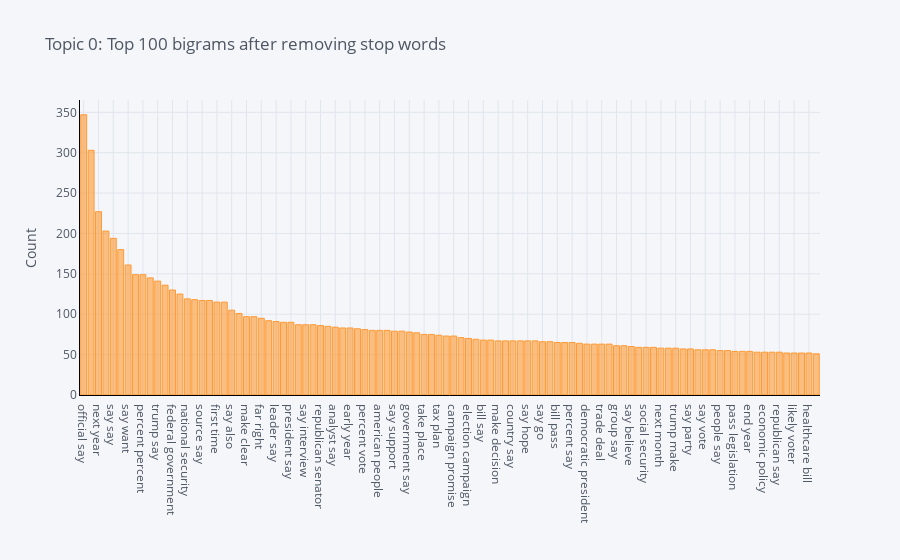

The notebook cell this image was saved under:
### Code cell
plot_model(lda, plot = 'bigram')

### Figure 1 — Plotly figure (JSON) as saved in the notebook; plotly's stock layout.template omitted (floating-point values rounded to 4 significant figures)
{"data": [{"marker": {"color": "rgba(255, 153, 51, 0.6)", "line": {"color": "rgba(255, 153, 51, 1.0)", "width": 1}}, "name": "count", "orientation": "v", "text": "", "type": "bar", "x": ["official say", "say statement", "next year", "presidential election", "say say", "next week", "say want", "also say", "percent percent", "secretary state", "trump say", "former president", "federal government", "spokesman say", "national security", "tax bill", "source say", "take office", "first time", "vice president", "say also", "republican leader", "make clear", "say add", "far right", "statement say", "leader say", "say plan", "president say", "state department", "say interview", "say expect", "republican senator", "say trump", "analyst say", "say think", "early year", "trump campaign", "percent vote", "presidential campaign", "american people", "republican lawmaker", "say support", "aide say", "government say", "say republican", "take place", "year say", "tax plan", "administration official", "campaign promise", "poll show", "election campaign", "say former", "bill say", "senior official", "make decision", "opposition party", "country say", "say government", "say hope", "say make", "say go", "republican president", "bill pass", "party leader", "percent say", "republican party", "democratic president", "new sanction", "trade deal", "recent year", "group say", "general election", "say believe", "former secretary", "social security", "state say", "next month", "lawmaker say", "trump make", "want see", "say party", "say take", "say vote", "election say", "people say", "tax cut", "pass legislation", "say still", "end year", "deal say", "economic policy", "say ask", "republican say", "government official", "likely voter", "expert say", "healthcare bill", "support trump"], "y": [347, 303, 227, 203, 194, 180, 161, 149, 149, 145, 141, 136, 130, 125, 119, 118, 117, 117, 115, 115, 105, 101, 97, 97, 95, 92, 91, 90, 90, 87, 87, 87, 86, 85, 84, 83, 83, 82, 81, 80, 80, 80, 79, 79, 78, 77, 75, 75, 74, 73, 73, 71, 70, 69, 68, 68, 67, 67, 67, 67, 67, 67, 66, 66, 65, 65, 65, 64, 63, 63, 63, 63, 61, 61, 60, 59, 59, 59, 58, 58, 58, 57, 57, 56, 56, 56, 55, 55, 54, 54, 54, 53, 53, 53, 53, 52, 52, 52, 52, 51]}], "layout": {"legend": {"bgcolor": "#F5F6F9", "font": {"color": "#4D5663"}}, "paper_bgcolor": "#F5F6F9", "plot_bgcolor": "#F5F6F9", "title": {"font": {"color": "#4D5663"}, "text": "Topic 0: Top 100 bigrams after removing stop words"}, "xaxis": {"gridcolor": "#E1E5ED", "linecolor": "black", "showgrid": true, "tickfont": {"color": "#4D5663"}, "title": {"font": {"color": "#4D5663"}, "text": ""}, "zerolinecolor": "#E1E5ED"}, "yaxis": {"gridcolor": "#E1E5ED", "linecolor": "black", "showgrid": true, "tickfont": {"color": "#4D5663"}, "title": {"font": {"color": "#4D5663"}, "text": "Count"}, "zerolinecolor": "#E1E5ED"}}}
